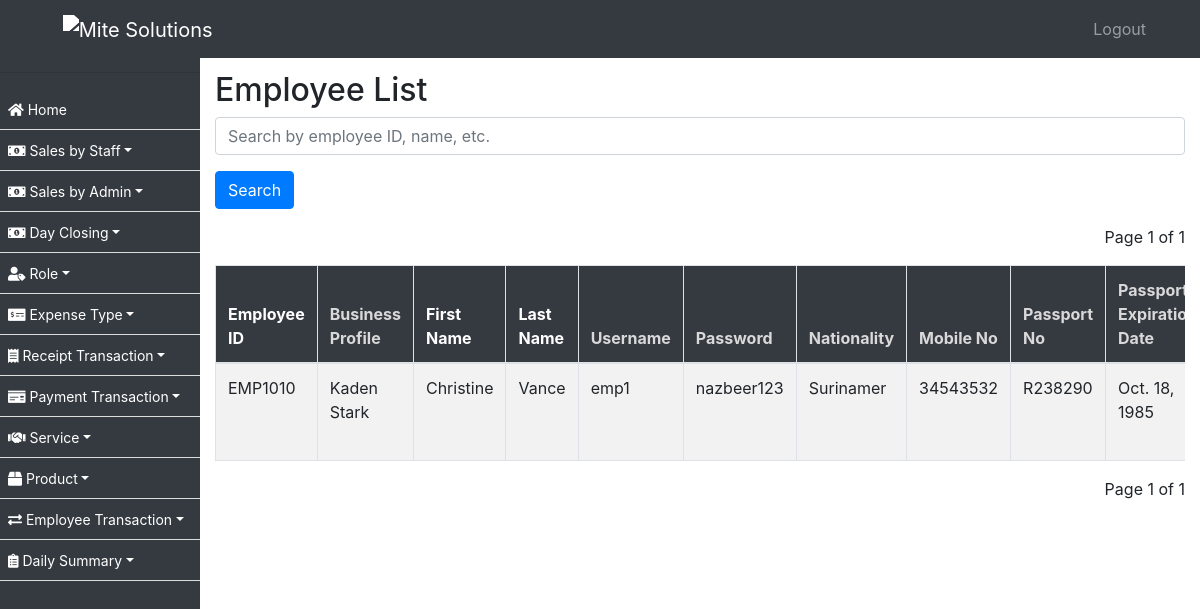
/employee/, run on the app's committed database.
### ezshopapp/models.py (models this page shows, shortened)
class Employee(models.Model):
    employee_id = models.CharField(max_length=10, unique=True)
    username = models.CharField(max_length=50, null=True)
    password = models.CharField(max_length=50, null=True)
    business_profile = models.CharField(max_length=255, null=True)
    first_name = models.CharField(max_length=255)
    second_name = models.CharField(max_length=255)
    nationality = models.CharField(max_length=255)
    mobile_no = models.CharField(max_length=20, blank=True, null=True)
    passport_no = models.CharField(max_length=20)
    passport_expiration_date = models.DateField()
    emirates_id = models.CharField(max_length=20)
    id_expiration_date = models.DateField()
    basic_pay = models.DecimalField(max_digits=10, decimal_places=2)
    house_allowance = models.DecimalField(max_digits=10, decimal_places=2)
    transportation_allowance = models.DecimalField(max_digits=10, decimal_places=2)
    commission_percentage = models.DecimalField(max_digits=5, decimal_places=2)
    joining_date = models.DateField()
    job_role = models.ForeignKey(Role, on_delete=models.SET_NULL, null=True)
    is_employee = models.BooleanField(default=True)
    created_on = models.DateTimeField(auto_now_add=True, null=True)

### ezshopapp/views.py (the view)
# urls.py: path('employee/', employee_list, name='employee_list'),
def employee_list(request):
    query = request.GET.get('q')
    if query:
        employees = Employee.objects.filter(
            Q(employee_id__icontains=query) |
            Q(first_name__icontains=query) |
            Q(second_name__icontains=query)
        )
    else:
        employees = Employee.objects.all()
    paginator = Paginator(employees, 10)
    page = request.GET.get('page')
    try:
        employees = paginator.page(page)
    except PageNotAnInteger:
        employees = paginator.page(1)
    except EmptyPage:
        employees = paginator.page(paginator.num_pages)
    return render(request, 'employee_list.html', {'employees': employees})

### ezshopapp/templates/employee_list.html (shortened to what this page needs)
{% extends 'base.html' %}
{% block content %}
  <h2>Employee List</h2>
  <form method="get" action="{% url 'employee_list' %}">
    <div class="form-group">
      <input type="text" name="q" class="form-control" placeholder="Search by employee ID, name, etc.">
      <button type="submit" class="btn btn-primary mt-2">Search</button>
    </div>
  </form>
   <div class="pagination  mb-3" style="float:right;">
    <span class="step-links">
      <span class="current">
          Page {{ employees.number }} of {{ employees.paginator.num_pages }}
      </span>
    </span>
  </div>
  <table class="table table-striped table-responsive table-bordered">
    <thead>
      <tr>
        <th><a href="?sort=employee_id">Employee ID</a></th>
        <th>Business Profile</th>
        <th><a href="?sort=first_name">First Name</a></th>
        <th><a href="?sort=second_name">Last Name</a></th>
        <th>Username</th>
        <th>Password</th>
        <th>Nationality</th>
        <th>Mobile No</th>
        <th>Passport No</th>
        <th>Passport Expiration Date</th>
      </tr>
    </thead>
    <tbody>
      {% for employee in employees %}
        <tr>
          <td>{{ employee.employee_id }}</td>
          <td>{{ employee.business_profile }}</td>
          <td>{{ employee.first_name }}</td>
          <td>{{ employee.second_name }}</td>
          <td>{{ employee.username}}</td>
          <td>{{ employee.password}}</td>
          <td>{{ employee.nationality }}</td>
          <td>{{ employee.mobile_no }}</td>
          <td>{{ employee.passport_no }}</td>
          <td>{{ employee.passport_expiration_date }}</td>
        </tr>
      {% endfor %}
    </tbody>
  </table>
   <div class="pagination mb-3"  style="float:right;">
    <span class="step-links">
      <span class="current">
          Page {{ employees.number }} of {{ employees.paginator.num_pages }}
      </span>
    </span>
  </div>
{% endblock %}

### ezshopapp/templates/base.html (style rules this page uses)
body { padding-top: 56px; }
thead { background-color: #343a40; color: #d9d9d9; }
thead>tr>th>a { color:#fff; }
.form-control { line-height: 1.25 !important; }
table { border:0px !important; }
input, select { width: 100%; padding: 0.375rem 0.75rem; margin-bottom: 0.5rem; font-size: 1rem; line-height: 1.5; color: #495057; background-color: #fff; background-clip: padding-box; border: 1px solid #ced4da; border-radius: 0.25rem; transition: border-color 0.15s ease-in-out, box-shadow 0.15s ease-in-out; }

### data on the page
Employee: employee_id "EMP1010", business_profile "Kaden Stark", first_name "Christine", second_name "Vance", username "emp1", password "nazbeer123", nationality "Surinamer", mobile_no "34543532", passport_no "R238290", passport_expiration_date "Oct. 18, 1985"

### other printed values
{{ employees.number }} "1"
{{ employees.paginator.num_pages }} "1"
